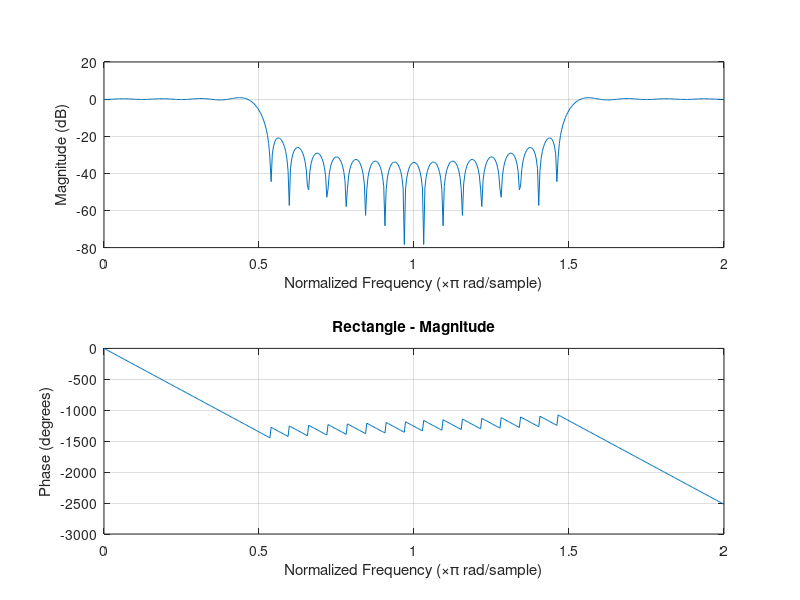
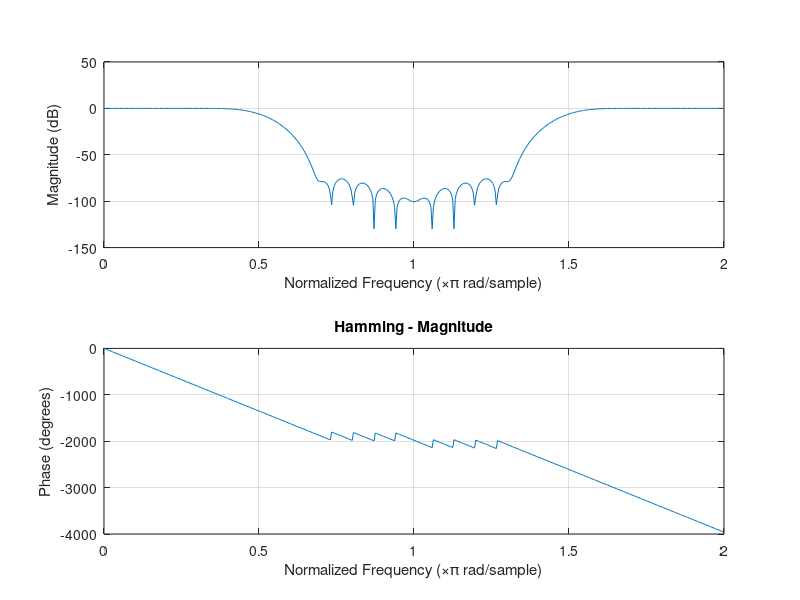
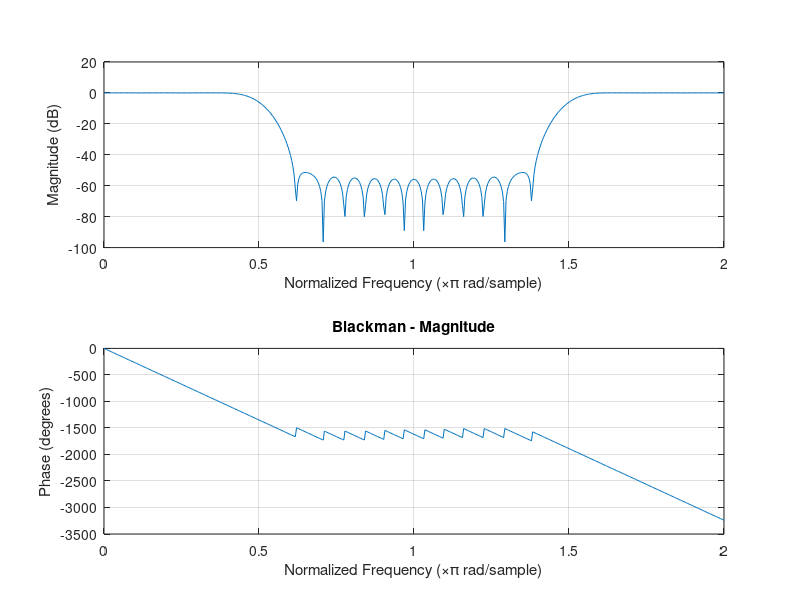

The MATLAB source for these figures, in order:
clc
clear all
close all

wc = pi/2;
M = 31;

% Low Pass Filter:

% Rectangle

for n = 0:M
    r = @(w) exp(-1i*w*(n-(M-1)/2));
    q = integral(r, -wc, wc);
    y(n+1) = (1/(2*pi))*q;
    w = 1;
    h1 = y.*w;
end

figure;
freqz(h1);
title("Rectangle - Magnitude");

% Hamming -

for n = 0:M 
    r = @(w) exp(-1i*w*(n-(M-1)/2));
    q = integral(r,-wc,wc);
    y(n+1) = (1/(2*pi))*q;
    w(n+1) = 0.42 - 0.5 * cos(2*pi*n/(M - 1)) + 0.08 * cos(4*pi*n/(M - 1));
    h2(n+1)=y(n+1).*w(n+1);
end    

figure;
freqz(h2);
title("Hamming - Magnitude");

% Blackman

for n=0:M 
    r= @(w) exp(-1i*w*(n-(M -1)/2));
    q=integral(r,-wc, wc);
    y(n+1)=(1/(2*pi))*q;
    w(n+1) = 0.54 - 0.46 * cos(2*pi*n/(M - 1));
    h3(n+1)=y(n+1).*w(n+1);
end    

figure;
freqz(h3);
title("Blackman - Magnitude");
